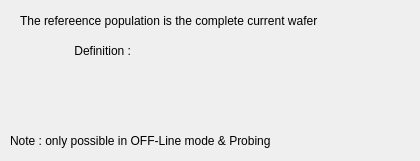
      <widget class="QWidget" name="wafpatTab">
       <attribute name="title">
        <string>WAF-PAT</string>
       </attribute>
       <attribute name="toolTip">
        <string>WAFer based PAT</string>
       </attribute>
       <widget class="QLabel" name="label_6">
        <property name="geometry">
         <rect>
          <x>20</x>
          <y>10</y>
          <width>391</width>
          <height>22</height>
         </rect>
        </property>
        <property name="minimumSize">
         <size>
          <width>0</width>
          <height>22</height>
         </size>
        </property>
        <property name="maximumSize">
         <size>
          <width>16777215</width>
          <height>22</height>
         </size>
        </property>
        <property name="text">
         <string>The refereence population is the complete current wafer</string>
        </property>
       </widget>
       <widget class="QLabel" name="label_13">
        <property name="geometry">
         <rect>
          <x>10</x>
          <y>130</y>
          <width>391</width>
          <height>22</height>
         </rect>
        </property>
        <property name="minimumSize">
         <size>
          <width>0</width>
          <height>22</height>
         </size>
        </property>
        <property name="maximumSize">
         <size>
          <width>16777215</width>
          <height>22</height>
         </size>
        </property>
        <property name="text">
         <string>Note : only possible in OFF-Line mode &amp; Probing</string>
        </property>
       </widget>
       <widget class="QLabel" name="label_30">
        <property name="geometry">
         <rect>
          <x>40</x>
          <y>40</y>
          <width>91</width>
          <height>22</height>
         </rect>
        </property>
        <property name="minimumSize">
         <size>
          <width>0</width>
          <height>22</height>
         </size>
        </property>
        <property name="maximumSize">
         <size>
          <width>16777215</width>
          <height>22</height>
         </size>
        </property>
        <property name="layoutDirection">
         <enum>Qt::LeftToRight</enum>
        </property>
        <property name="text">
         <string>Definition :</string>
        </property>
        <property name="alignment">
         <set>Qt::AlignRight|Qt::AlignTrailing|Qt::AlignVCenter</set>
        </property>
       </widget>
      </widget>
